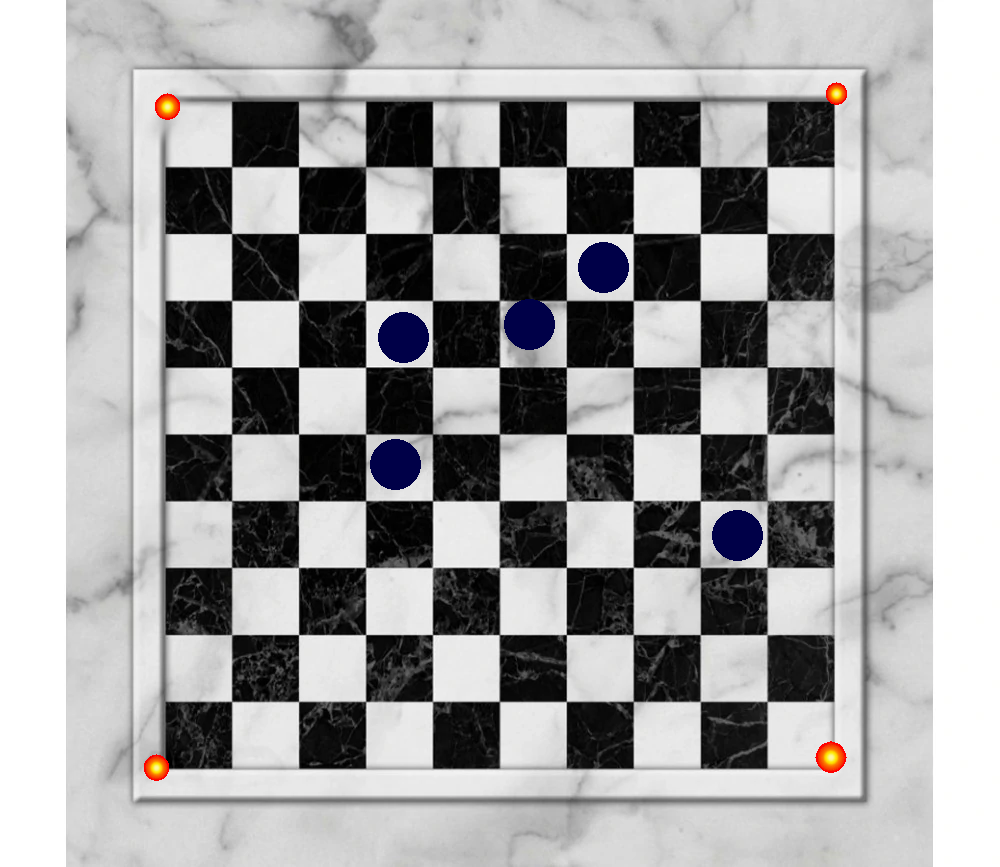
#> input picture data/damier.png, 1000 x 867 px, found by its file name
$ python pipeline_complete2.py
#> lines starting #> are read from the running program, lines starting #| are printed output that depends on the picture; after the words box and inside, x2 and y2 are one past the last pixel; in counts of white or black regions, pixels touching at a corner belong together; long printed decimals are rounded
#!/usr/bin/env python3
import cv2
import numpy as np
import os

#############################
# Fonctions du pipeline     #
#############################

def preprocess_image(image, blur_kernel=(5,5)):
    """
    Applique un flou gaussien sur l'image (en BGR) et retourne l'image floutée.
    (Les dimensions restent inchangées.)
    """
    image_blurred = cv2.GaussianBlur(image, blur_kernel, 0)
    return image_blurred

def detect_red_crosses(image):
    """
    À partir de l'image prétraitée, détecte les zones rouges (croix) servant de repère.
    Renvoie une liste de points (en pixels) et le masque binaire associé.
    """
    imageHSV = cv2.cvtColor(image, cv2.COLOR_BGR2HSV)
    # Plages HSV pour le rouge
    lowerRed1 = np.array([0, 100, 100])
    upperRed1 = np.array([10, 255, 255])
    lowerRed2 = np.array([160, 100, 100])
    upperRed2 = np.array([180, 255, 255])

    mask1 = cv2.inRange(imageHSV, lowerRed1, upperRed1)
    mask2 = cv2.inRange(imageHSV, lowerRed2, upperRed2)
    maskRed = cv2.bitwise_or(mask1, mask2)

    contours, _ = cv2.findContours(maskRed, cv2.RETR_EXTERNAL, cv2.CHAIN_APPROX_SIMPLE)
    points = []
    for cnt in contours:
        area = cv2.contourArea(cnt)
        if area < 50:
            continue
        M = cv2.moments(cnt)
        if M["m00"] != 0:
            cx = int(M["m10"] / M["m00"])
            cy = int(M["m01"] / M["m00"])
            points.append((cx, cy))
    return points, maskRed

def order_points(points):
    """
    Ordonne 4 points dans l'ordre suivant :
      - Coin supérieur gauche,
      - Coin supérieur droit,
      - Coin inférieur droit,
      - Coin inférieur gauche.
    """
    pts = np.array(points, dtype="float32")
    s = pts.sum(axis=1)
    diff = np.diff(pts, axis=1)
    ordered = np.zeros((4, 2), dtype="float32")
    ordered[0] = pts[np.argmin(s)]
    ordered[2] = pts[np.argmax(s)]
    ordered[1] = pts[np.argmin(diff)]
    ordered[3] = pts[np.argmax(diff)]
    return ordered

def compute_homography(pixelPoints, realWorldPoints):
    """
    Calcule la matrice d'homographie H reliant les points pixels aux coordonnées réelles (en cm) du plateau.
    """
    pixelPoints = np.array(pixelPoints, dtype="float32")
    realWorldPoints = np.array(realWorldPoints, dtype="float32")
    H, status = cv2.findHomography(pixelPoints, realWorldPoints)
    return H

def pixel_to_real(H, point):
    """
    Convertit un point (u, v) de l'image en coordonnées réelles via la matrice H.
    """
    pt = np.array([[point[0]], [point[1]], [1]], dtype="float32")
    real_pt = np.dot(H, pt)
    real_pt /= real_pt[2]
    return (real_pt[0][0], real_pt[1][0])

def extract_square_roi(image, H_inv, square_center, caseSize_pixels):
    """
    Convertit le centre d'une case (en unités réelles, ex. cm) en coordonnées pixels via H_inv,
    puis extrait la ROI de dimension caseSize_pixels x caseSize_pixels.
    """
    pt_real = np.array([[square_center[0]], [square_center[1]], [1]], dtype="float32")
    pt_pixel = np.dot(H_inv, pt_real)
    pt_pixel /= pt_pixel[2]
    cx, cy = int(pt_pixel[0][0]), int(pt_pixel[1][0])
    roi = image[cy - caseSize_pixels//2 : cy + caseSize_pixels//2,
                cx - caseSize_pixels//2 : cx + caseSize_pixels//2]
    return roi

def detect_blue_pieces(image, board_origin, square_size=55):
    """
    Détecte tous les pions bleus dans l'image originale.
    - Convertit l'image en HSV et applique un seuillage pour la couleur bleue.
    - Cherche des contours correspondant à des formes circulaires.
    Pour chaque pion bleu détecté, calcule sa position relative par rapport à board_origin
    et détermine la case correspondante (notation : ligne de A à J et colonne de 1 à 10).

    board_origin est le pixel représentant le coin supérieur gauche interne du plateau.
    Retourne une liste de tuples ((cx, cy), square) et le masque bleu.
    """
    hsv = cv2.cvtColor(image, cv2.COLOR_BGR2HSV)
    lower_blue = np.array([100, 100, 50])
    upper_blue = np.array([140, 255, 255])
    mask_blue = cv2.inRange(hsv, lower_blue, upper_blue)

    # Nettoyage du masque (ouvrir puis fermer)
    kernel = np.ones((3,3), np.uint8)
    mask_blue = cv2.morphologyEx(mask_blue, cv2.MORPH_OPEN, kernel)
    mask_blue = cv2.morphologyEx(mask_blue, cv2.MORPH_CLOSE, kernel)

    contours, _ = cv2.findContours(mask_blue, cv2.RETR_EXTERNAL, cv2.CHAIN_APPROX_SIMPLE)
    pieces = []
    for cnt in contours:
        area = cv2.contourArea(cnt)
        if area < 50:
            continue
        perimeter = cv2.arcLength(cnt, True)
        if perimeter == 0:
            continue
        circularity = 4 * np.pi * area / (perimeter * perimeter)
        if circularity < 0.7:
            continue
        M = cv2.moments(cnt)
        if M["m00"] == 0:
            continue
        cx = int(M["m10"] / M["m00"])
        cy = int(M["m01"] / M["m00"])
        # Calcul de la position relative par rapport à board_origin
        dx = cx - board_origin[0]
        dy = cy - board_origin[1]
        if dx < 0 or dy < 0:
            continue  # en dehors du plateau
        # Calcul de l'index de colonne (0 à 9) et de ligne (0 à 9)
        col_index = int(dx / square_size)
        row_index = int(dy / square_size)
        if col_index < 0 or col_index > 9 or row_index < 0 or row_index > 9:
            continue  # en dehors des bornes du plateau
        # Conversion en notation: les lignes de A à J et les colonnes de 1 à 10.
        square = chr(ord('A') + row_index) + str(col_index + 1)
        pieces.append(((cx, cy), square))
    return pieces, mask_blue

def save_detection_results(results, output_file):
    """
    Sauvegarde les résultats de détection dans un fichier texte.
    Chaque ligne contient la position du pion (centre en pixels) et la case correspondante.
    """
    with open(output_file, 'w') as f:
        for center, square in results:
            f.write(f"Pièce détectée à {center} -> case {square}\n")

#############################
#  Pipeline main            #
#############################

def main():
    # Chemin de l'image source
    imgPath = "/home/zakaria/Workspace/ChessProject/data/damier.png"
    if not os.path.isfile(imgPath):
        print("Erreur : fichier inexistant à", imgPath)
        return
    image_orig = cv2.imread(imgPath)
#> image_orig is the input picture: shape (867, 1000, 3); mean B, G, R 164.2, 163.7, 164
    if image_orig is None:
        print("Erreur lors du chargement de l'image.")
        return
    print("Dimensions image originale :", image_orig.shape)
#| Dimensions image originale : (867, 1000, 3)

    # Étape 1 : Prétraitement (floutage)
    image_preproc = preprocess_image(image_orig, blur_kernel=(5,5))

    # Étape 2 : Détection des repères (croix rouges) sur l'image prétraitée
    points, maskRed = detect_red_crosses(image_preproc)
#> in detect_red_crosses, `imageHSV = cv2.cvtColor(image, cv2.COLOR_BGR2HSV)`: imageHSV: shape (867, 1000, 3); mean H, S, V 3.3, 3.6, 164.9
#> in detect_red_crosses, `mask1 = cv2.inRange(imageHSV, lowerRed1, upperRed1)`:
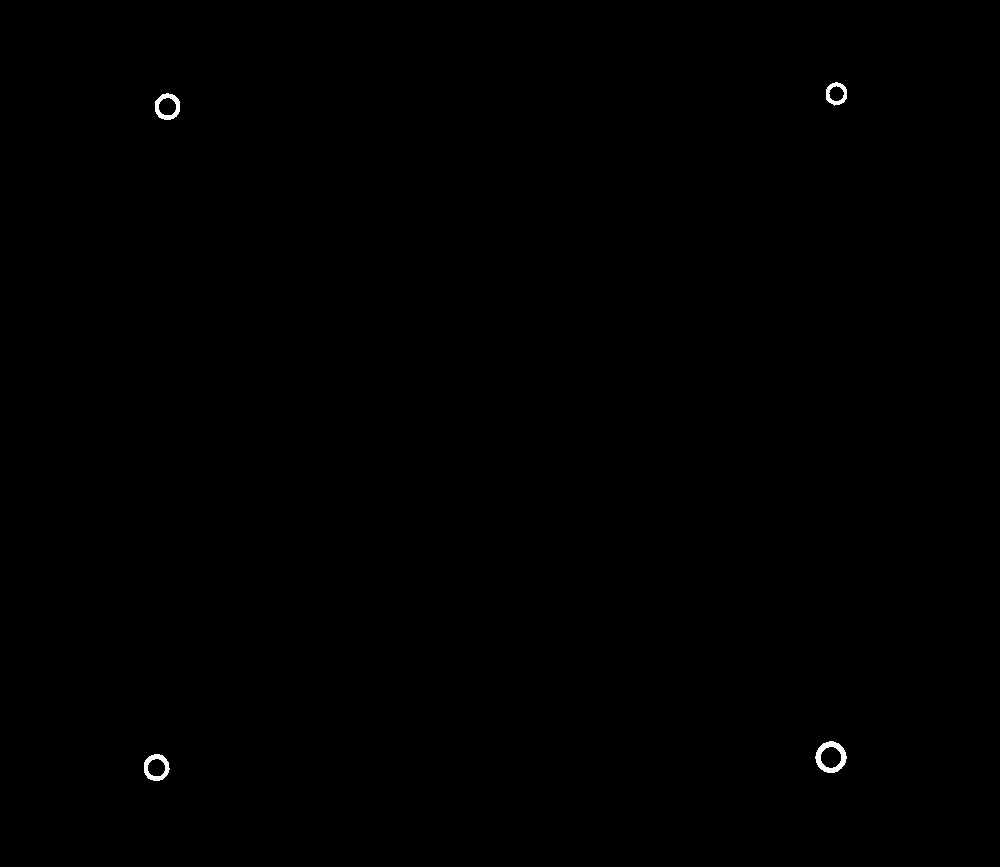
#> mask1: shape (867, 1000); 0.15% white; 4 white regions
#> in detect_red_crosses, `mask2 = cv2.inRange(imageHSV, lowerRed2, upperRed2)`: mask2: shape (867, 1000); every value is 0
#> in detect_red_crosses, `contours, _ = cv2.findContours(maskRed, cv2.RETR_EXTERNAL, cv2.CHAIN_A..`: contours = 4 contours; box (x1, y1, x2, y2) and area: (815, 741, 847, 773) 724, (144, 754, 170, 781) 514, (155, 93, 180, 120) 506, (826, 82, 847, 106) 362
#> the loop in detect_red_crosses, `for cnt in contours:` made 4 passes
#> (area, cx, cy) on passes 1 to 4: (514.5, 156, 767), (724, 830, 756), (505.5, 167, 106), (362, 835, 93)
#> after the loop in detect_red_crosses, `for cnt in contours:`: points = [(156, 767), (830, 756), (167, 106), (835, 93)]
#> points = [(156, 767), (830, 756), (167, 106), (835, 93)]
    print("Points rouges détectés (non ordonnés) :", points)
#| Points rouges détectés (non ordonnés) : [(156, 767), (830, 756), (167, 106), (835, 93)]
    if len(points) >= 4:
        ordered_pts = order_points(points[:4])
#> ordered_pts = [[167, 106], [835, 93], [830, 756], [156, 767]]
        print("Points rouges ordonnés :", ordered_pts)
#| Points rouges ordonnés : [[167. 106.]
#|  [835.  93.]
#|  [830. 756.]
#|  [156. 767.]]
        for pt in ordered_pts:
            cv2.circle(image_preproc, (int(pt[0]), int(pt[1])), 5, (0, 255, 0), -1)
#> this loop made 4 passes
#> image_preproc: shape (867, 1000, 3); mean B, G, R 164.2, 163.7, 164
    else:
        print("Moins de 4 points rouges détectés. Homographie impossible.")
        ordered_pts = None

    # Affichage des images de repère
    cv2.namedWindow("Image Originale", cv2.WINDOW_NORMAL)
    cv2.namedWindow("Image Prétraitée", cv2.WINDOW_NORMAL)
    cv2.namedWindow("Masque Rouge", cv2.WINDOW_NORMAL)
    cv2.imshow("Image Originale", image_orig)
    cv2.imshow("Image Prétraitée", image_preproc)
    cv2.imshow("Masque Rouge", maskRed)
    cv2.waitKey(0)
    cv2.destroyAllWindows()

    # Étape 3 : Calcul de l'homographie si 4 coins ont été détectés
    # Pour un plateau de 10x10 cases, on définit les coins réels avec une taille de plateau de 550 pixels (10 x 55).
    real_world_points = [(0, 0), (550, 0), (550, 550), (0, 550)]
    if ordered_pts is not None:
        H = compute_homography(ordered_pts, real_world_points)
#> in compute_homography, `H, status = cv2.findHomography(pixelPoints, realWorldPoints)`: H = [[0.828, 0.0138, -139.8], [0.0164, 0.842, -91.96], [5.03e-06, 1.37e-05, 1]]; status = [1, 1, 1, 1]
        print("Matrice d'homographie H :", H)
#| Matrice d'homographie H : [[ 8.28132303e-01  1.37813243e-02 -1.39758915e+02]
#|  [ 1.63816921e-02  8.41766948e-01 -9.19630390e+01]
#|  [ 5.03088588e-06  1.37397269e-05  1.00000000e+00]]
        test_point = (250, 250)  # Exemple
        coord_real = pixel_to_real(H, test_point)
#> in pixel_to_real, `real_pt = np.dot(H, pt)`: real_pt = [70.72, 122.6, 1]
#> in pixel_to_real, `real_pt /= real_pt[2]`: real_pt = [70.39, 122, 1]
#> coord_real = (70.39, 122)
        print("Le point", test_point, "correspond aux coordonnées réelles :", coord_real)
#| Le point (250, 250) correspond aux coordonnées réelles : (70.389, 122.002)
    else:
        print("Homographie non calculable faute de 4 points détectés.")
        H = None

    # Nouvelle étape importante :
    # Détermination de board_origin (origine interne du plateau)
    # Board_origin est défini comme le coin supérieur gauche ordonné + (55, 55) pixels.
    if ordered_pts is not None:
        board_origin = (int(ordered_pts[0][0] + 55), int(ordered_pts[0][1] + 55))
#> board_origin = (222, 161)
        print("Board origin (coin supérieur gauche interne) :", board_origin)
#| Board origin (coin supérieur gauche interne) : (222, 161)
    else:
        board_origin = (0, 0)
        print("Board origin non défini, utilisation de (0,0).")

    # Étape 4 : Détection des pions bleus sur l'image originale
    pieces, mask_blue = detect_blue_pieces(image_orig, board_origin, square_size=55)
#> in detect_blue_pieces, `hsv = cv2.cvtColor(image, cv2.COLOR_BGR2HSV)`: hsv: shape (867, 1000, 3); mean H, S, V 2.7, 3.7, 164.9
#> in detect_blue_pieces, `mask_blue = cv2.inRange(hsv, lower_blue, upper_blue)`:
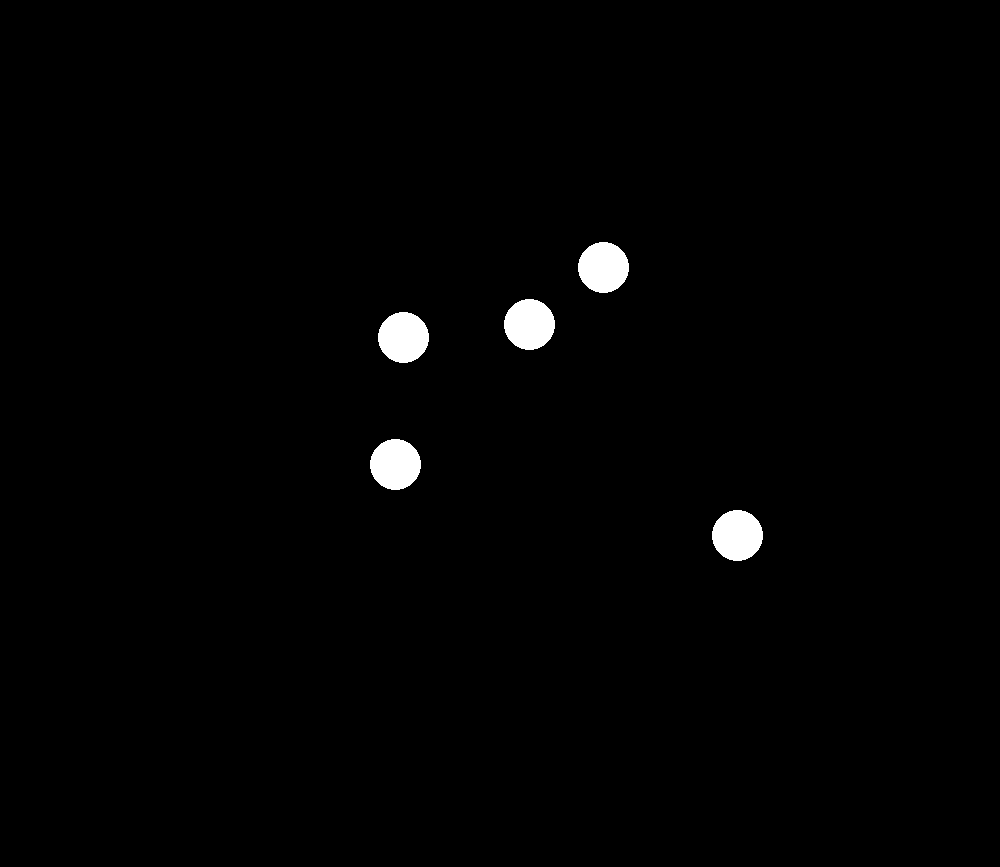
#> mask_blue: shape (867, 1000); 1.2% white; 5 white regions
#> in detect_blue_pieces, `contours, _ = cv2.findContours(mask_blue, cv2.RETR_EXTERNAL, cv2.CHAIN..`: contours = 5 contours; box (x1, y1, x2, y2) and area: (712, 510, 763, 561) 1954, (370, 439, 421, 490) 1954, (378, 312, 429, 363) 1954, (504, 299, 555, 350) 1954, (578, 242, 629, 293) 1954
#> the loop in detect_blue_pieces, `for cnt in contours:` made 5 passes
#> (cx, cy, dx, dy, col_index, row_index, square) on passes 1 to 5: (737, 535, 515, 374, 9, 6, 'G10'), (395, 464, 173, 303, 3, 5, 'F4'), (403, 337, 181, 176, 3, 3, 'D4'), (529, 324, 307, 163, 5, 2, 'C6'), (603, 267, 381, 106, 6, 1, 'B7')
#> after the loop in detect_blue_pieces, `for cnt in contours:`: pieces = [((737, 535), 'G10'), ((395, 464), 'F4'), ((403, 337), 'D4'), ((529, 324), 'C6'), ((603, 267), 'B7')]
    print("Pions bleus détectés (centre et case) :")
    for center, square in pieces:
        print(f"Pièce détectée à {center} -> case {square}")
        cv2.circle(image_orig, center, 5, (0, 255, 0), 2)
        cv2.putText(image_orig, square, (center[0]-10, center[1]-10), cv2.FONT_HERSHEY_SIMPLEX, 0.7, (0,255,0), 2)
#> this loop made 5 passes
#| Pièce détectée à (737, 535) -> case G10
#| Pièce détectée à (395, 464) -> case F4
#| Pièce détectée à (403, 337) -> case D4
#| Pièce détectée à (529, 324) -> case C6
#| Pièce détectée à (603, 267) -> case B7
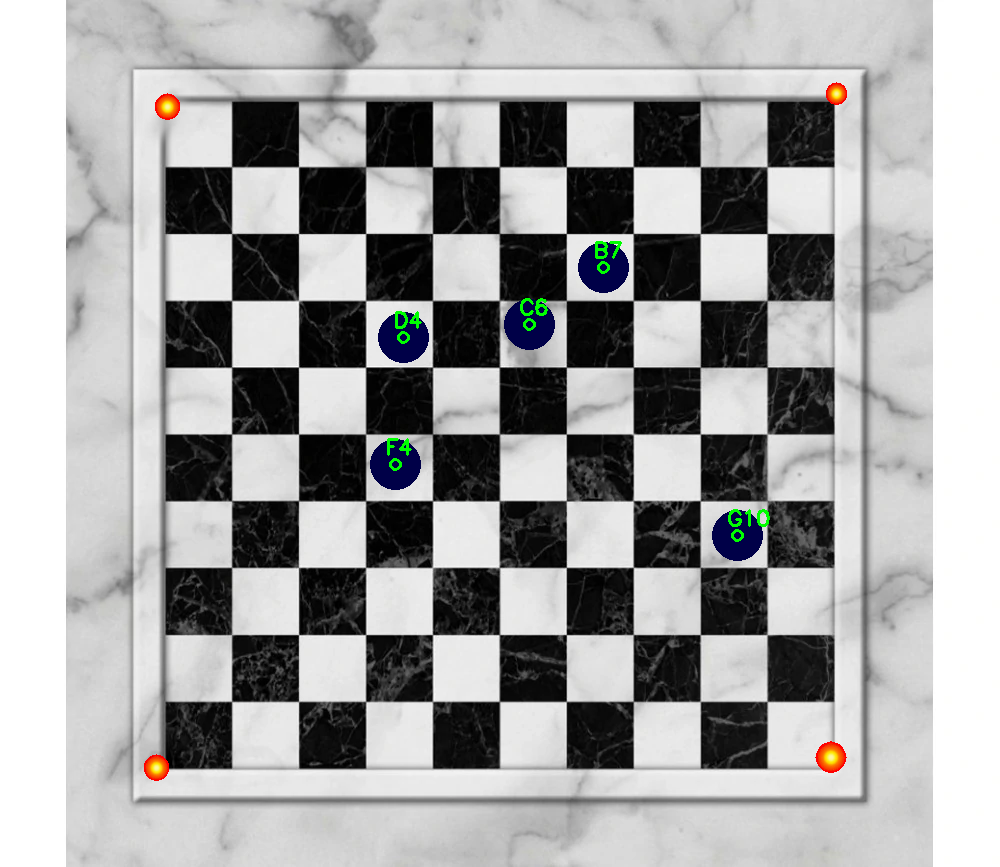
#> image_orig: shape (867, 1000, 3); 0.19% of pixels changed, all inside (x1, y1, x2, y2) = (387, 241, 770, 542)

    cv2.namedWindow("Pions bleus", cv2.WINDOW_NORMAL)
    cv2.imshow("Pions bleus", image_orig)
    cv2.namedWindow("Masque Bleu", cv2.WINDOW_NORMAL)
    cv2.imshow("Masque Bleu", mask_blue)
    cv2.waitKey(0)
    cv2.destroyAllWindows()

    # Enregistrement des résultats dans un fichier texte
    output_txt = "/home/zakaria/Workspace/ChessProject/data/detection_results.txt"
    save_detection_results(pieces, output_txt)
#> the loop in save_detection_results, `for center, square in results:` made 5 passes
    print("Résultats de détection sauvegardés dans :", output_txt)

    # Optionnel : Extraction d'une ROI pour vérification (exemple pour la case A1)
    # Ici, nous supposons que la case A1 dans le système interne correspond à (0,0) en unités réelles.
    square_center = (0, 0)
    if H is not None:
        H_inv = np.linalg.inv(H)
#> H_inv = [[1.21, -0.0225, 166.6], [-0.0241, 1.19, 105.8], [-5.74e-06, -1.62e-05, 0.998]]
        roi_square = extract_square_roi(image_orig, H_inv, square_center, 55)
#> in extract_square_roi, `pt_pixel = np.dot(H_inv, pt_real)`: pt_pixel = [166.6, 105.8, 0.998]
#> in extract_square_roi, `pt_pixel /= pt_pixel[2]`: pt_pixel = [167, 106, 1]
#> in extract_square_roi, `cx, cy = int(pt_pixel[0][0]), int(pt_pixel[1][0])`: cx = 167; cy = 106
#> in extract_square_roi, `roi = image[cy - caseSize_pixels//2 : cy + caseSize_pixels//2, cx - ca..`:
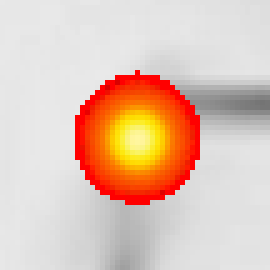
#> roi: shape (54, 54, 3) (shown 5 times larger); mean B, G, R 181.4, 196.5, 224.7
        cv2.imshow("ROI de la case A1", roi_square)
        cv2.waitKey(0)
#> (the run stopped early here; a loop or call above may not have finished)
